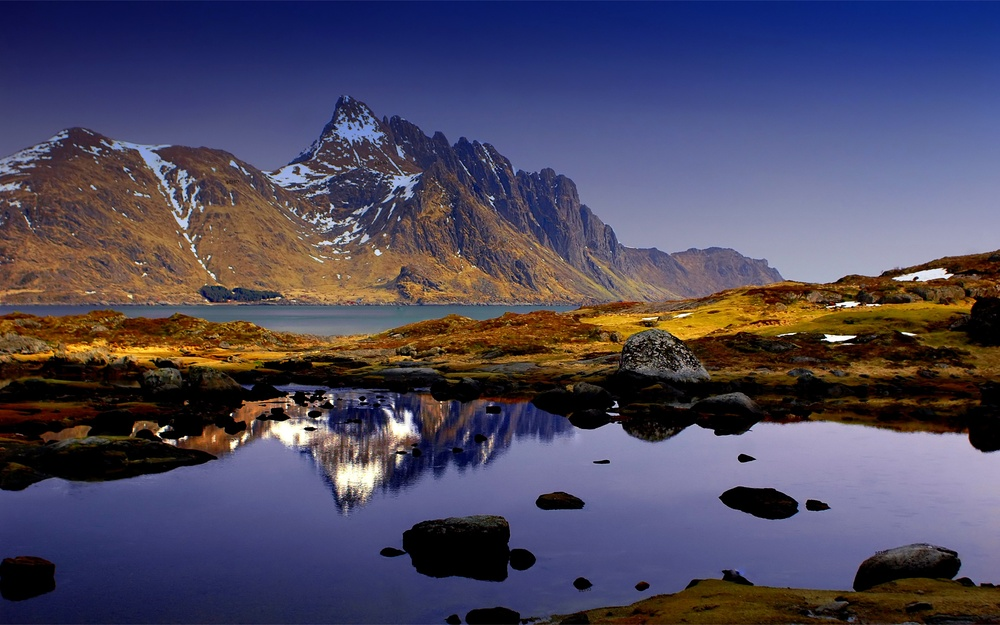
#> input picture Produccion/Jose Concha/sepia/4M.jpg, 1000 x 625 px, shrunk from 2880 x 1800 before the run
$ python sepia.py   (Python 2 division)
#> lines starting #> are read from the running program, lines starting #| are printed output that depends on the picture
#> in main, im is the input picture: PIL image 1000x625 RGB; mean R, G, B 77.5, 72.2, 94.2
__author__ = 'jose'
from PIL import Image, ImageOps
import time
inicio = time.time()
def make_linear_ramp(white):
#> called with white = (255, 240, 192)
     ramp = []
     r, g, b = white
     for i in range(255):
         ramp.extend((r*i/255, g*i/255, b*i/255))
     return ramp
def sepia(im):
    sepia = make_linear_ramp((255, 240, 192))
    if im.mode != "L":
        im = im.convert("L")
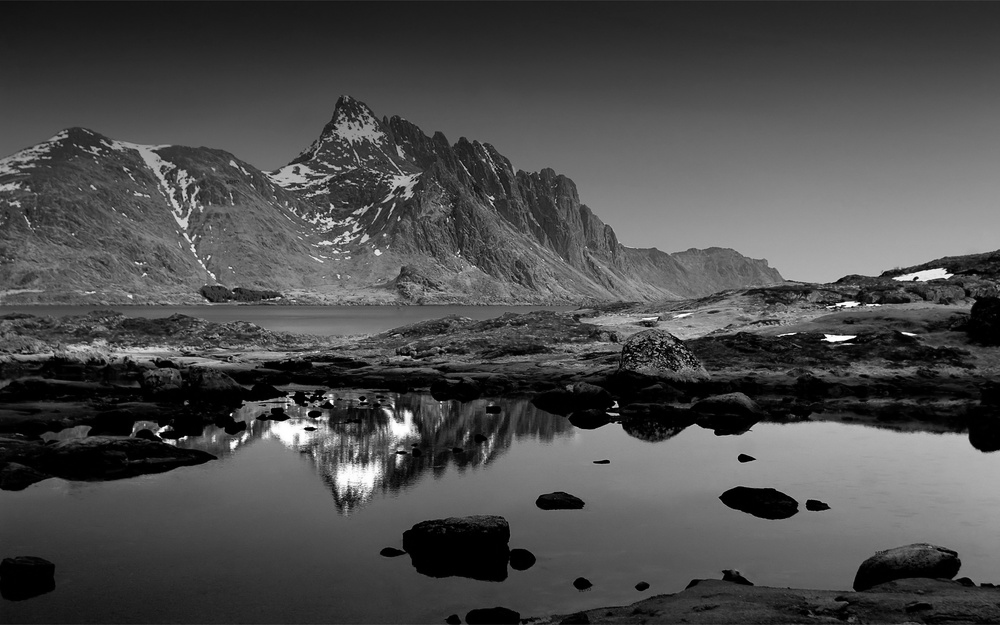
#> im: PIL image 1000x625 L; min 0, max 255, mean 76.3
    # optional: apply contrast enhancement here, e.g.
    im = ImageOps.autocontrast(im)
    # apply sepia palette
    im.putpalette(sepia)
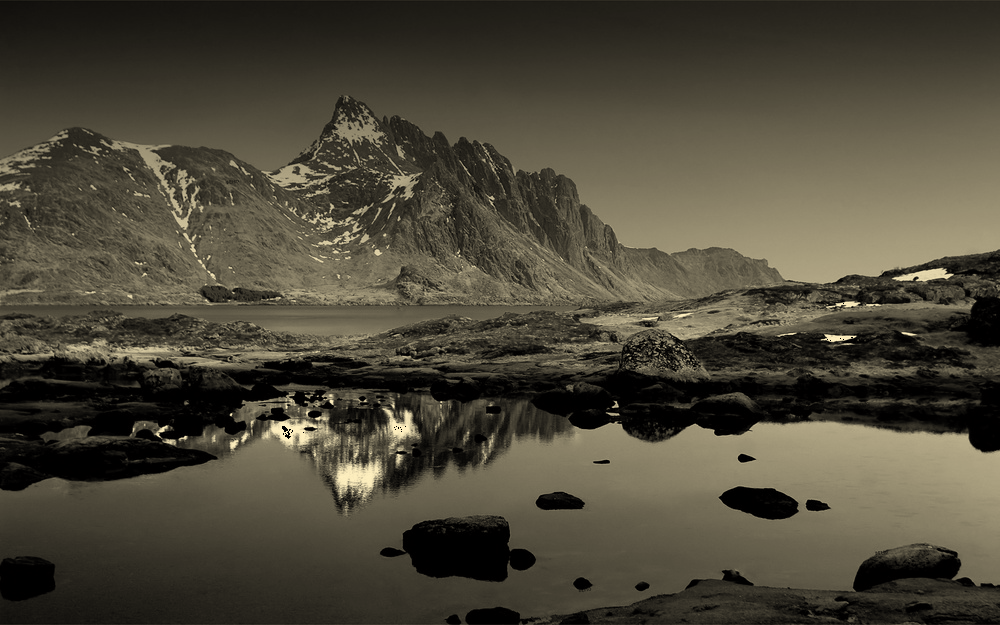
#> im: PIL image 1000x625 P; mean R, G, B 76.3, 71.3, 56.9
    return im
def main():
	im = Image.open("4M.jpg")
	im = sepia(im)
	im.save("4M0.png")
main()
final = time.time() -inicio

print "serial time [seconds] = " +str(final)

$ run again, with Produccion/Jose Concha/sepia/12.jpg copied over Produccion/Jose Concha/sepia/4M.jpg
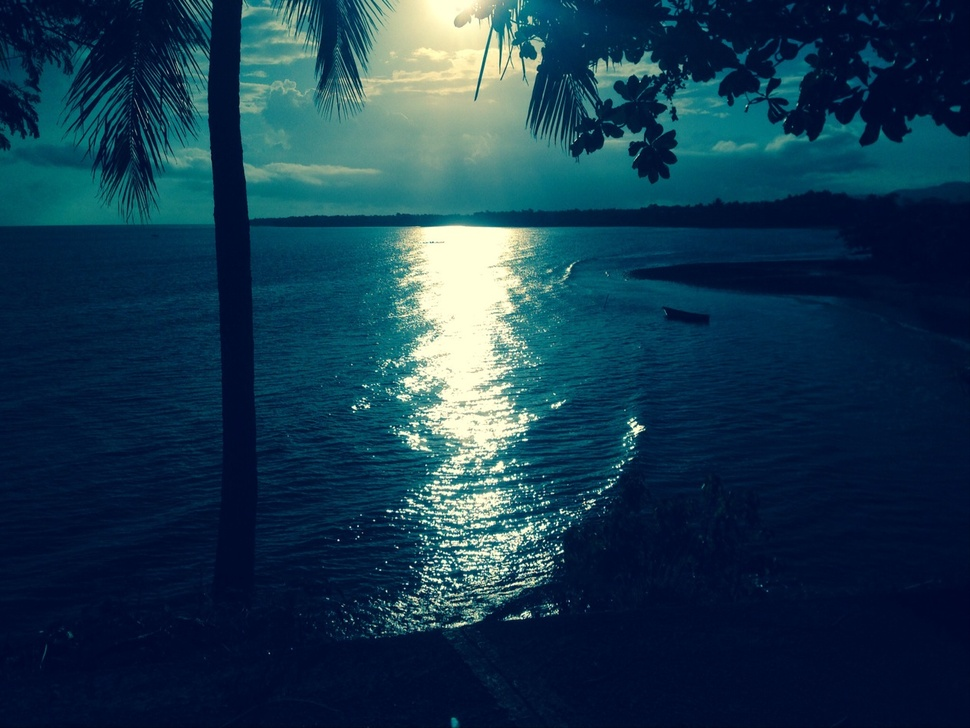
#> input picture Produccion/Jose Concha/sepia/12.jpg, 970 x 728 px, shrunk from 1265 x 949 before the run
#> in main, im is the input picture: PIL image 970x728 RGB; mean R, G, B 23.4, 57.4, 78.1
#> in sepia, `im = im.convert("L")`:
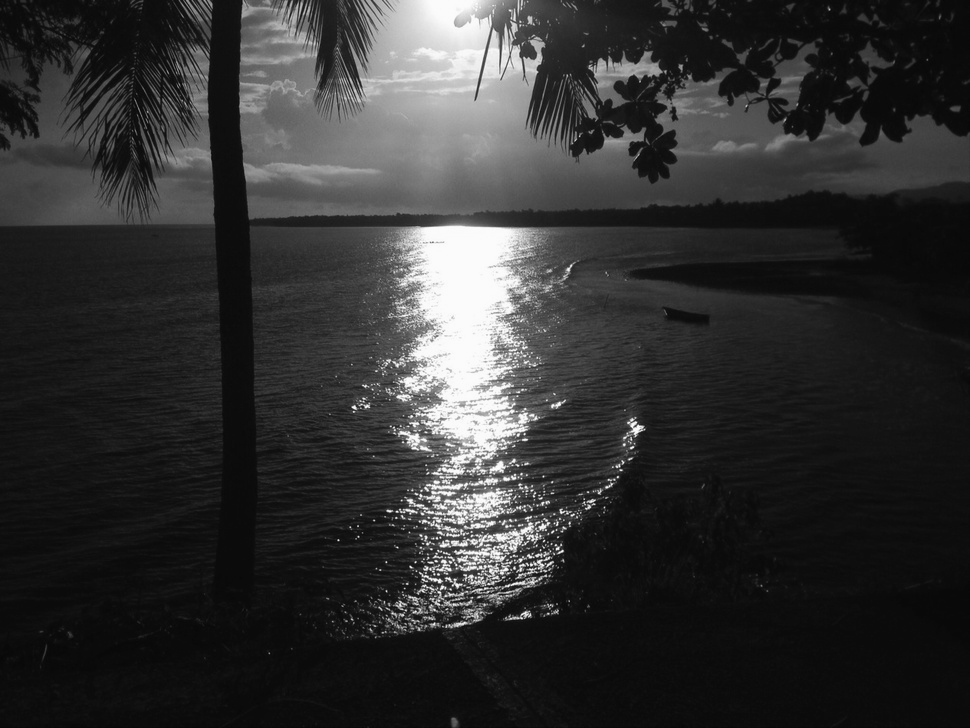
#> im: PIL image 970x728 L; min 5, max 253, mean 49.6
#> in sepia, `im.putpalette(sepia)`:
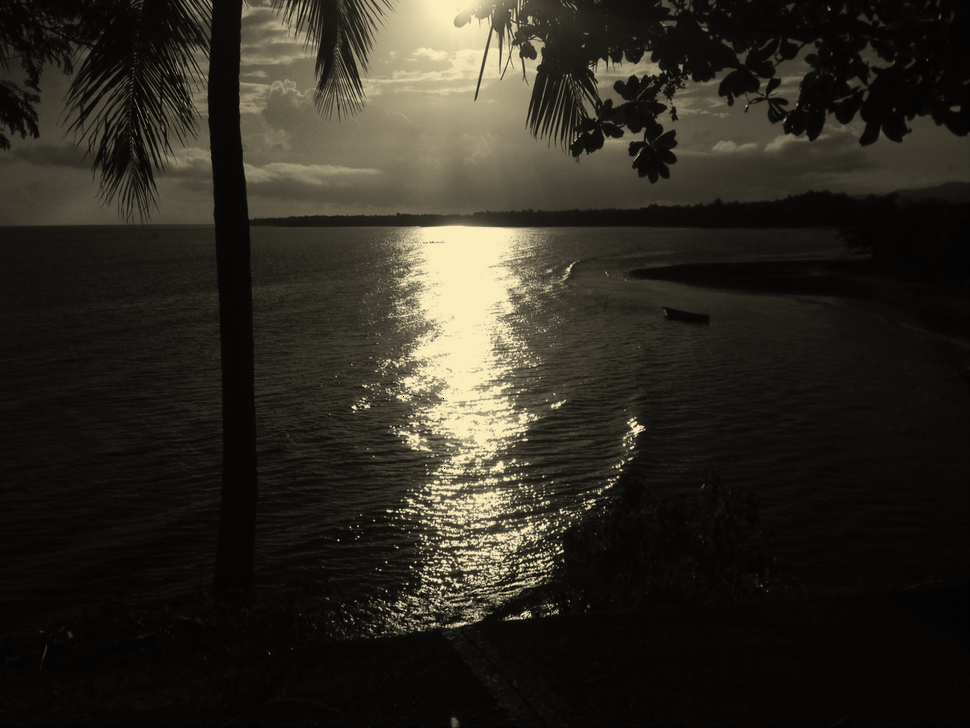
#> im: PIL image 970x728 P; mean R, G, B 45.4, 42.3, 33.7
